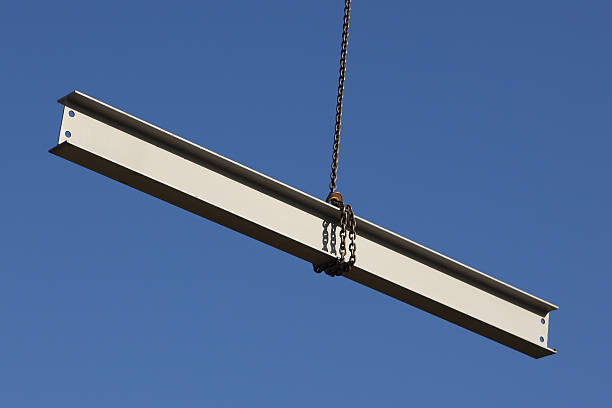
#> input picture GroundingDINO_SAM_trial/data/steel_beam_09.jpg, 612 x 408 px, found by its file name
$ python step_02.py
#> lines starting #> are read from the running program, lines starting #| are printed output that depends on the picture; after the words box and inside, x2 and y2 are one past the last pixel; in counts of white or black regions, pixels touching at a corner belong together; long printed decimals are rounded
import cv2
import numpy as np

def main():
    # Load an example depth image
    image_path = '/home/radwa/project/data/steel_beam_09.jpg'
    output_path = '/home/radwa/project/data/output_detected_beams_annotated.jpg'
    image = cv2.imread(image_path, cv2.IMREAD_GRAYSCALE)
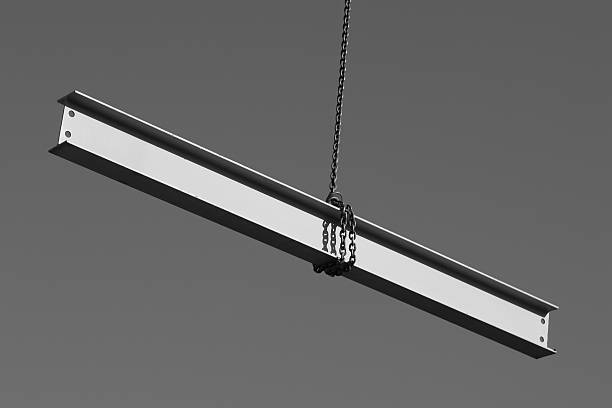
#> image: shape (408, 612); min 0, max 255, mean 104
    color_image = cv2.cvtColor(image, cv2.COLOR_GRAY2BGR)

    # Check if the image is loaded properly
    if image is None:
        print(f"Error: Unable to load image at {image_path}")
        return

    # Apply GaussianBlur to reduce noise
    blurred = cv2.GaussianBlur(image, (5, 5), 0)

    # Use Canny edge detection
    edges = cv2.Canny(blurred, 50, 150)
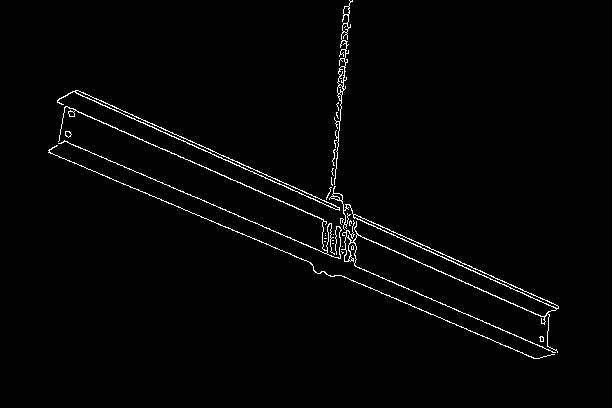
#> edges: shape (408, 612); 1.7% white in thin lines or dots, all inside (x1, y1, x2, y2) = (48, 0, 559, 359)

    # Draw edges on the color image
    color_image[edges != 0] = [0, 0, 255]
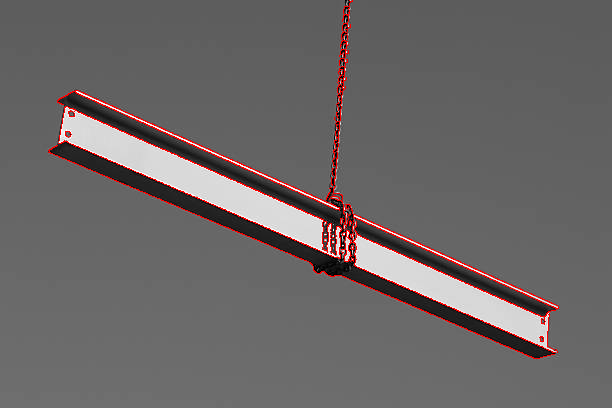
#> color_image: shape (408, 612, 3); mean B, G, R 102.3, 102.3, 106.7

    # Find contours
    contours, _ = cv2.findContours(edges, cv2.RETR_EXTERNAL, cv2.CHAIN_APPROX_SIMPLE)
#> contours = 26 contours, 20 with area under 20; largest, box (x1, y1, x2, y2) and area: (329, 186, 559, 353) 1065, (57, 90, 340, 211) 914, (334, 0, 353, 185) 275, (58, 106, 342, 259) 190, (48, 145, 555, 359) 94, (65, 131, 72, 138) 26

    # Draw contours and calculate bounding boxes
    for contour in contours:
        x, y, w, h = cv2.boundingRect(contour)
        cv2.rectangle(color_image, (x, y), (x+w, y+h), (255, 0, 0), 2)
        # Calculate position and orientation
        position = (x + w // 2, y + h // 2)
        orientation = np.arctan2(h, w) * 180 / np.pi
        print(f"Position: {position}, Orientation: {orientation}")

        # Draw the position and orientation on the image
        cv2.circle(color_image, position, 5, (0, 255, 0), -1)
        length = 50  # Length of the orientation line
        angle_rad = np.deg2rad(orientation)
        end_point = (int(position[0] + length * np.cos(angle_rad)), int(position[1] + length * np.sin(angle_rad)))
        cv2.line(color_image, position, end_point, (0, 255, 0), 2)
        cv2.putText(color_image, f"Pos: {position}, Ori: {orientation:.1f}", (x, y - 10), cv2.FONT_HERSHEY_SIMPLEX, 0.8, (0, 255, 0), 1)
#> this loop made 26 passes
#> (x, y, w, h, position, orientation, angle_rad, end_point) on passes 1, 2, 4, 12, 13, 14, 15, 16, 17, 18, 19, 20: (539, 336, 5, 6, (541, 339), 50.19, 0.876, (573, 377)), (341, 251, 3, 3, (342, 252), 45, 0.785, (377, 287)), (351, 245, 3, 5, (352, 247), 59.04, 1.03, (377, 289)), (349, 220, 3, 6, (350, 223), 63.43, 1.11, (372, 267)), (340, 218, 4, 7, (342, 221), 60.26, 1.05, (366, 264)), (326, 187, 6, 13, (329, 193), 65.22, 1.14, (349, 238)), (329, 186, 230, 167, (444, 269), 35.98, 0.628, (484, 298)), (331, 177, 2, 9, (332, 181), 77.47, 1.35, (342, 229)), (331, 168, 3, 8, (332, 172), 69.44, 1.21, (349, 218)), (332, 149, 4, 17, (334, 157), 76.76, 1.34, (345, 205)), (48, 145, 507, 214, (301, 252), 22.88, 0.399, (347, 271)), (334, 140, 3, 8, (335, 144), 69.44, 1.21, (352, 190))
#> (x, y, w, h, orientation, angle_rad, end_point) on passes 3, 9, 10, 11: (342, 246, 1, 1, 45, 0.785, (377, 281)), (325, 235, 1, 1, 45, 0.785, (360, 270)), (333, 234, 1, 1, 45, 0.785, (368, 269)), (325, 233, 1, 1, 45, 0.785, (360, 268))
#| Position: (541, 339), Orientation: 50.194
#| Position: (342, 252), Orientation: 45.0
#| Position: (342, 246), Orientation: 45.0
#| Position: (352, 247), Orientation: 59.036
#| Position: (333, 243), Orientation: 26.565
#| Position: (325, 241), Orientation: 26.565
#| Position: (333, 240), Orientation: 26.565
#| Position: (325, 238), Orientation: 18.435
#> (further printed lines are left out)
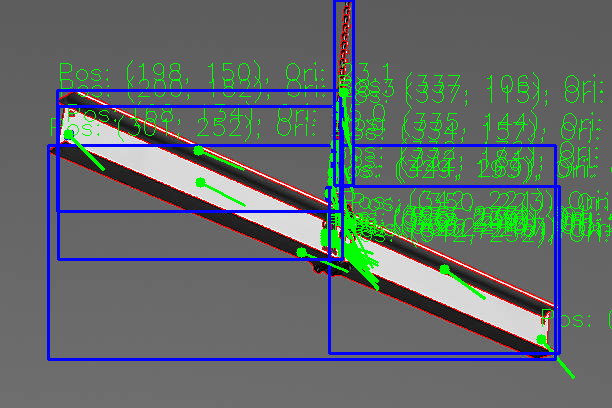
#> color_image: shape (408, 612, 3); 10.35% of pixels changed, all inside (x1, y1, x2, y2) = (47, 0, 612, 379)

    try:
        # Attempt to display the image
        cv2.imshow('Detected Steel Beams with Edges', color_image)
        cv2.waitKey(0)
        cv2.destroyAllWindows()
    except cv2.error as e:
        # If there is an error (e.g., no display available), save the image to a file instead
        print(f"Error displaying image: {e}")
        cv2.imwrite(output_path, color_image)
        print(f"Processed and annotated image saved to {output_path}")

if __name__ == "__main__":
    main()
